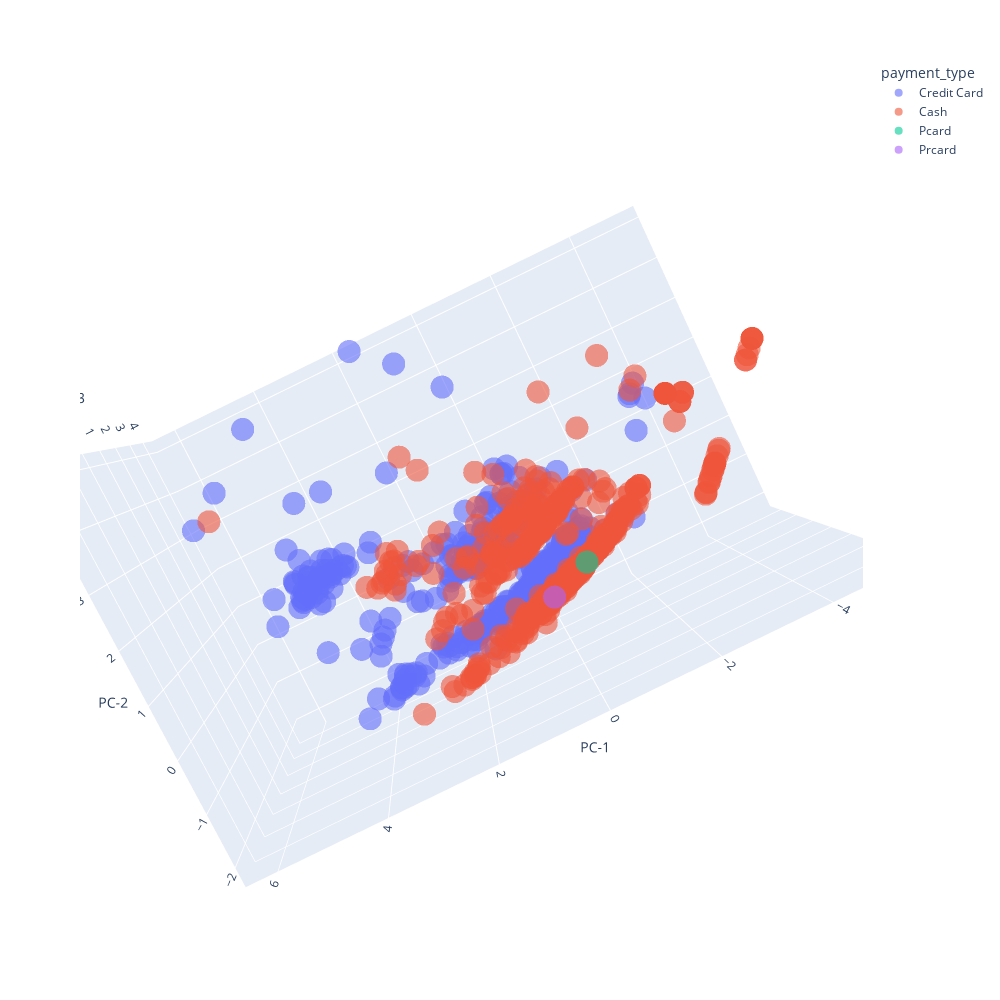

Notebook cell for this chart:
### Code cell
px.scatter_3d(data_frame=data_pca, x='PC-1', y='PC-2', z='PC-3', color = "payment_type",opacity=0.6, width=1000, height=1000)

### Figure 1 — Plotly figure (JSON) as saved in the notebook; plotly's stock layout.template omitted (floating-point values rounded to 4 significant figures; data arrays with more than 128 entries replaced by an {"elided": "..."} marker saying what was removed)
{"data": [{"hovertemplate": "payment_type=Credit Card<br>PC-1=%{x}<br>PC-2=%{y}<br>PC-3=%{z}<extra></extra>", "legendgroup": "Credit Card", "marker": {"color": "#636efa", "opacity": 0.6, "symbol": "circle"}, "mode": "markers", "name": "Credit Card", "scene": "scene", "showlegend": true, "type": "scatter3d", "x": {"elided": "433 float values"}, "y": {"elided": "433 float values"}, "z": {"elided": "433 float values"}}, {"hovertemplate": "payment_type=Cash<br>PC-1=%{x}<br>PC-2=%{y}<br>PC-3=%{z}<extra></extra>", "legendgroup": "Cash", "marker": {"color": "#EF553B", "opacity": 0.6, "symbol": "circle"}, "mode": "markers", "name": "Cash", "scene": "scene", "showlegend": true, "type": "scatter3d", "x": {"elided": "565 float values"}, "y": {"elided": "565 float values"}, "z": {"elided": "565 float values"}}, {"hovertemplate": "payment_type=Pcard<br>PC-1=%{x}<br>PC-2=%{y}<br>PC-3=%{z}<extra></extra>", "legendgroup": "Pcard", "marker": {"color": "#00cc96", "opacity": 0.6, "symbol": "circle"}, "mode": "markers", "name": "Pcard", "scene": "scene", "showlegend": true, "type": "scatter3d", "x": [-0.8895], "y": [-0.6923], "z": [0.2949]}, {"hovertemplate": "payment_type=Prcard<br>PC-1=%{x}<br>PC-2=%{y}<br>PC-3=%{z}<extra></extra>", "legendgroup": "Prcard", "marker": {"color": "#ab63fa", "opacity": 0.6, "symbol": "circle"}, "mode": "markers", "name": "Prcard", "scene": "scene", "showlegend": true, "type": "scatter3d", "x": [-0.044], "y": [-1.061], "z": [0.4314]}], "layout": {"height": 1000, "legend": {"title": {"text": "payment_type"}, "tracegroupgap": 0}, "margin": {"t": 60}, "scene": {"aspectmode": "auto", "aspectratio": {"x": 1.366, "y": 0.8561, "z": 0.8554}, "camera": {"center": {"x": 0, "y": 0, "z": 0}, "eye": {"x": -0.01925, "y": 0.2314, "z": -2.253}, "projection": {"type": "perspective"}, "up": {"x": -0.4382, "y": 0.8938, "z": 0.09554}}, "domain": {"x": [0, 1], "y": [0, 1]}, "xaxis": {"title": {"text": "PC-1"}, "type": "linear"}, "yaxis": {"title": {"text": "PC-2"}, "type": "linear"}, "zaxis": {"title": {"text": "PC-3"}, "type": "linear"}}, "width": 1000}}
